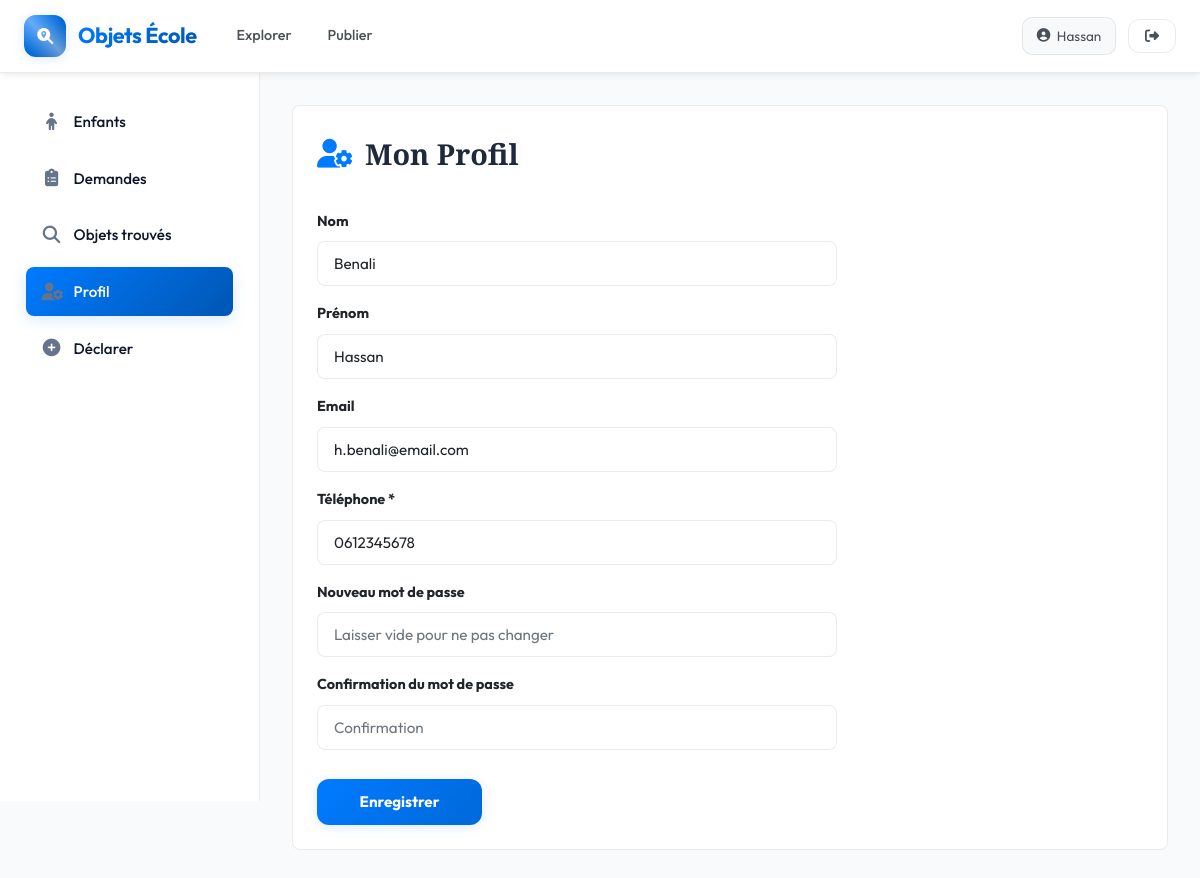
Screenshot of /parent-profil.php (signed in) with the database file from the repository.
### tables this page shows
CREATE TABLE utilisateurs (
    id INT AUTO_INCREMENT PRIMARY KEY,
    login VARCHAR(100) UNIQUE NOT NULL,
    mot_de_passe_hash VARCHAR(255) NOT NULL,
    role ENUM('admin','personnel','parent') NOT NULL DEFAULT 'parent',
    nom VARCHAR(100) NOT NULL,
    prenom VARCHAR(100) NOT NULL,
    email VARCHAR(150),
    tel VARCHAR(20),
    cin VARCHAR(30),
    actif TINYINT(1) DEFAULT 1,
    date_creation TIMESTAMP DEFAULT CURRENT_TIMESTAMP
);

### includes/functions.php (called while the page is built, shortened)
<?php
function url(string $path): string {
    return BASE_URL . '/' . ltrim($path, '/');
}

### includes/auth.php (called while the page is built, shortened)
<?php
function getCurrentUser(): ?array {
    $pdo = getDB();
    $stmt = $pdo->prepare("SELECT * FROM utilisateurs WHERE id = ? AND actif = 1");
    $stmt->execute([$_SESSION['user_id']]);
    return $stmt->fetch() ?: null;
}
function clean(string $str): string {
    return htmlspecialchars(trim($str), ENT_QUOTES, 'UTF-8');
}

### parent-profil.php (the view, shortened to what this page needs)
<?php
$active_page = 'profil';
require_once __DIR__ . '/includes/parent_header.php';
?>
<section class="detail-section">
    <div class="vue-ensemble-header">
        <div class="vue-ensemble-title">
            <i class="fas fa-user-cog" style="color:var(--accent);"></i> Mon Profil
        </div>
    </div>
    <form method="POST" style="max-width:520px; margin-top:1rem;">
        <div class="form-group" style="margin-bottom:1rem;">
            <label>Nom</label>
            <input type="text" value="<?= clean($user['nom']) ?>" disabled class="admin-input" style="width:100%;" />
        </div>
        <div class="form-group" style="margin-bottom:1rem;">
            <label>Prénom</label>
            <input type="text" value="<?= clean($user['prenom']) ?>" disabled class="admin-input" style="width:100%;" />
        </div>
        <div class="form-group" style="margin-bottom:1rem;">
            <label>Email</label>
            <input type="email" value="<?= clean($user['email']) ?>" disabled class="admin-input" style="width:100%;" />
        </div>
        <div class="form-group" style="margin-bottom:1rem;">
            <label>Téléphone *</label>
            <input type="tel" name="tel" value="<?= clean($user['tel']) ?>" required class="admin-input" style="width:100%;" />
        </div>
        <div class="form-group" style="margin-bottom:1rem;">
            <label>Nouveau mot de passe</label>
            <input type="password" name="new_password" class="admin-input" style="width:100%;" placeholder="Laisser vide pour ne pas changer" />
        </div>
        <div class="form-group" style="margin-bottom:1rem;">
            <label>Confirmation du mot de passe</label>
            <input type="password" name="confirm_password" class="admin-input" style="width:100%;" placeholder="Confirmation" />
        </div>
        <button type="submit" class="btn-primary" style="margin-top:0.8rem;">Enregistrer</button>
    </form>
</section>
<?php require_once __DIR__ . '/includes/parent_footer.php'; ?>

### includes/parent_header.php (shortened to what this page needs)
<?php
require_once __DIR__ . '/auth.php';
$user = getCurrentUser();
$active_page = $active_page ?? 'enfants';
?>
<!DOCTYPE html>
<html lang="fr">
<head>
    <link rel="stylesheet" href="<?= url('public/css/style.css') ?>">
    <link rel="stylesheet" href="https://cdnjs.cloudflare.com/ajax/libs/font-awesome/6.5.0/css/all.min.css">
</head>
<body>
    <nav class="navbar">
        <div class="nav-inner">
            <a href="<?= url('index.php') ?>" class="logo">
                <span class="logo-icon"><i class="fas fa-search-location"></i></span>
                <strong>Objets École</strong>
            </a>
            <div class="nav-links">
                <a href="<?= url('index.php') ?>">Explorer</a>
                <a href="<?= url('declarer.php') ?>">Publier</a>
            </div>
            <div class="nav-actions">
                <div class="user-badge">
                    <i class="fas fa-user-circle"></i>
                    <span><?= clean($user['prenom']) ?></span>
                </div>
                <a href="<?= url('logout.php') ?>" class="btn-logout" title="Déconnexion">
                    <i class="fas fa-sign-out-alt"></i>
                </a>
            </div>
        </div>
    </nav>
    <main class="admin-layout">
        <aside class="admin-sidebar">
            <nav class="sidebar-nav">
                <a href="<?= url('espace-parent.php') ?>" class="sidebar-link <?= $active_page === 'enfants' ? 'active' : '' ?>"><i class="fas fa-child"></i> Enfants</a>
                <a href="<?= url('parent-demandes.php') ?>" class="sidebar-link <?= $active_page === 'demandes' ? 'active' : '' ?>"><i class="fas fa-clipboard-list"></i> Demandes</a>
                <a href="<?= url('parent-objets.php') ?>" class="sidebar-link <?= $active_page === 'objets' ? 'active' : '' ?>"><i class="fas fa-search"></i> Objets trouvés</a>
                <a href="<?= url('parent-profil.php') ?>" class="sidebar-link <?= $active_page === 'profil' ? 'active' : '' ?>"><i class="fas fa-user-cog"></i> Profil</a>
                <a href="<?= url('declarer.php') ?>" class="sidebar-link <?= $active_page === 'declarer' ? 'active' : '' ?>"><i class="fas fa-plus-circle"></i> Déclarer</a>
            </nav>
        </aside>
        <div class="admin-content">

### rows the page displays
utilisateurs: prenom "Hassan", nom "Benali", email "h.benali@email.com", tel "0612345678"
